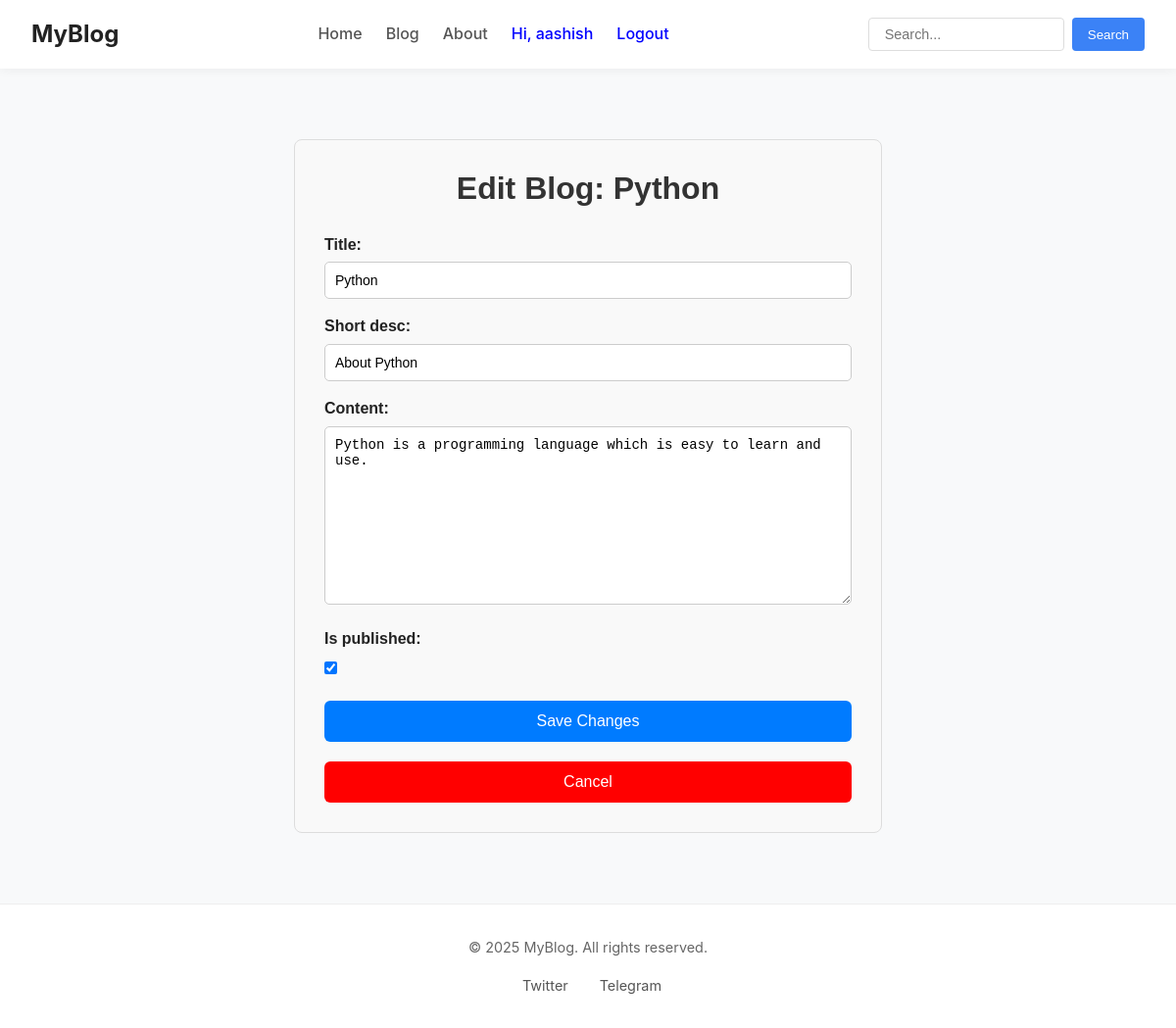
Screenshot of /blog/edit/5 (signed in) with the database file from the repository.
### blog_app/models.py (models this page shows, shortened)
class Blog(models.Model):
    title = models.CharField(max_length=200)
    short_desc = models.CharField(max_length=200)
    content = models.TextField()
    author = models.ForeignKey(User, on_delete=models.CASCADE)
    created = models.DateTimeField(auto_now_add=True)
    updated = models.DateTimeField(auto_now=True)
    is_published = models.BooleanField(default=False)

### blog_app/views.py (the view)
# urls.py: path('blog/edit/<int:id>',views.edit_blog, name='edit-blog' )
@login_required(login_url='login-page')
def edit_blog(request, id):
    blog = get_object_or_404(Blog, id=id)
    if request.user != blog.author:
        return redirect('home')
    if request.method == "POST":
        form = BlogForm(request.POST, instance=blog)
        if form.is_valid():
            form.save()
            return redirect('user-profile', username=request.user.username)
    else:
        form = BlogForm(instance=blog)
    return render(request, 'blog_app/edit_blog.html', {'form': form, 'blog':blog})

### blog_app/forms.py
class BlogForm(forms.ModelForm):
    class Meta:
        model = Blog
        fields = ['title', 'short_desc', 'content', 'is_published']

### blog_app/templates/blog_app/edit_blog.html (shortened to what this page needs)
{% extends 'base.html' %}{% block content %}
<div class="create-blog-container">
  <h1>Edit Blog: {{ blog.title }}</h1>
  <form method="POST">
    {% csrf_token %} {{ form.as_p }}
    <button type="submit">Save Changes</button>
  </form>
  <a style="color: white" href="{% url 'user-profile' request.user.username %}"
    ><button style="background-color: red">Cancel</button></a
  >
</div>
{% endblock %}

### templates/base.html (shortened to what this page needs)
{% load static %}
<!DOCTYPE html>
<html lang="en">
  <head>
    <link rel="stylesheet" href="{% static 'styles.css' %}" />
    <link rel="stylesheet" href="{% static 'styles2.css' %}" />
    <link rel="stylesheet" href="{% static 'styles3.css' %}" />
  </head>
  <body>
    <header>
      <nav>
        <div class="mobile-header">
          <div class="nav-left">
            <a href="{% url 'home' %}">MyBlog</a>
          </div>
        </div>
        <div class="nav-center" id="nav-menu">
          <a href="{% url 'home' %}">Home</a>
          <a href="{% url 'blog-list' %}">Blog</a>
          <a href="{% url 'about-view' %}">About</a>
          {% if user.is_authenticated %}
          <a style="color: blue" href="{% url 'user-profile' user.username %}"
            >Hi, {{ user.username }}</a
          >
          <a style="color: blue" href="{% url 'logout-user' %}">Logout</a>
          {% else %}
          <a style="color: blue" href="{% url 'login-page' %}">Login</a>
          <a style="color: blue" href="{% url 'signup-page' %}">Signup</a>
          {% endif %}
        </div>
        <div class="nav-right">
          <form class="search-form" method="GET" action="{% url 'blog-list' %}">
            <input type="text" name="q" placeholder="Search..." />
            <button type="submit">Search</button>
          </form>
        </div>
      </nav>
    </header>
    <main>{% block content %} {% endblock %}</main>
    <footer>
      <p>&copy; {{ year|default:"2025" }} MyBlog. All rights reserved.</p>
      <div class="social-icons">
        <a href="https://twitter.com" target="_blank" rel="noopener">
           Twitter
        </a>
        <a href="https://t.me" target="_blank" rel="noopener">
           Telegram
        </a>
      </div>
    </footer>
  </body>
</html>

### static/styles.css (style rules this page uses)
* { margin: 0; padding: 0; box-sizing: border-box; }
body { font-family: 'Inter', -apple-system, BlinkMacSystemFont, 'Segoe UI', Roboto, Oxygen, Ubuntu, sans-serif; line-height: 1.6; color: #333; background-color: #f8f9fa; display: flex; flex-direction: column; min-height: 100vh; }
h1, h2, h3, h4, h5, h6 { font-weight: 700; line-height: 1.2; margin-bottom: 1rem; color: #222; }
a { color: #3b82f6; text-decoration: none; transition: color 0.2s ease; }
main { flex: 1; padding: 2rem; max-width: 1200px; width: 100%; margin: 0 auto; }
header { background-color: #fff; box-shadow: 0 2px 10px rgba(0, 0, 0, 0.05); position: sticky; top: 0; z-index: 100; }
nav { display: flex; justify-content: space-between; align-items: center; padding: 1rem 2rem; max-width: 1200px; margin: 0 auto; }
.nav-left a { font-size: 1.5rem; font-weight: 700; color: #222; }
.nav-center { display: flex; gap: 1.5rem; }
.nav-center a { color: #555; font-weight: 500; position: relative; }
.nav-center a::after { content: ''; position: absolute; bottom: -5px; left: 0; width: 0; height: 2px; background-color: #3b82f6; transition: width 0.3s ease; }
.nav-right { display: flex; align-items: center; gap: 1rem; }
.nav-right form { display: flex; position: relative; }
.nav-right input { padding: 0.5rem 1rem; border: 1px solid #ddd; border-radius: 4px; font-size: 0.9rem; width: 200px; transition: all 0.3s ease; }
.nav-right button { background-color: #3b82f6; color: white; border: none; border-radius: 4px; padding: 0.5rem 1rem; margin-left: 0.5rem; cursor: pointer; font-weight: 500; transition: background-color 0.2s ease; }
footer { background-color: #fff; border-top: 1px solid #eee; padding: 2rem; text-align: center; font-size: 0.9rem; color: #666; }
.social-icons { display: flex; justify-content: center; gap: 1.5rem; margin-top: 1rem; }
.social-icons a { display: flex; align-items: center; gap: 0.5rem; color: #555; transition: color 0.2s ease; }

### blog_app/templates/blog_app/edit_blog.html (style rules this page uses)
.create-blog-container { max-width: 600px; margin: 40px auto; padding: 30px; border: 1px solid #ddd; border-radius: 8px; background-color: #f9f9f9; font-family: Arial, sans-serif; }
.create-blog-container h1 { text-align: center; margin-bottom: 25px; color: #333; }
.create-blog-container label { font-weight: bold; display: block; margin-top: 15px; margin-bottom: 5px; color: #222; }
.create-blog-container input[type="text"], .create-blog-container textarea { width: 100%; padding: 10px; border-radius: 5px; border: 1px solid #ccc; box-sizing: border-box; font-size: 14px; }
.create-blog-container textarea { resize: vertical; min-height: 150px; }
.create-blog-container input[type="checkbox"] { margin-right: 8px; }
.create-blog-container button { margin-top: 20px; width: 100%; padding: 12px; background-color: #007bff; color: white; font-size: 16px; border: none; border-radius: 6px; cursor: pointer; }

### rows the page displays
Blog: title "Python", short_desc "About Python", content "Python is a programming language which is easy to learn and use.", is_published "☑"

### other values shown
{{ user.username }} "aashish"
{{ year|default:"2025" }} "2025"
